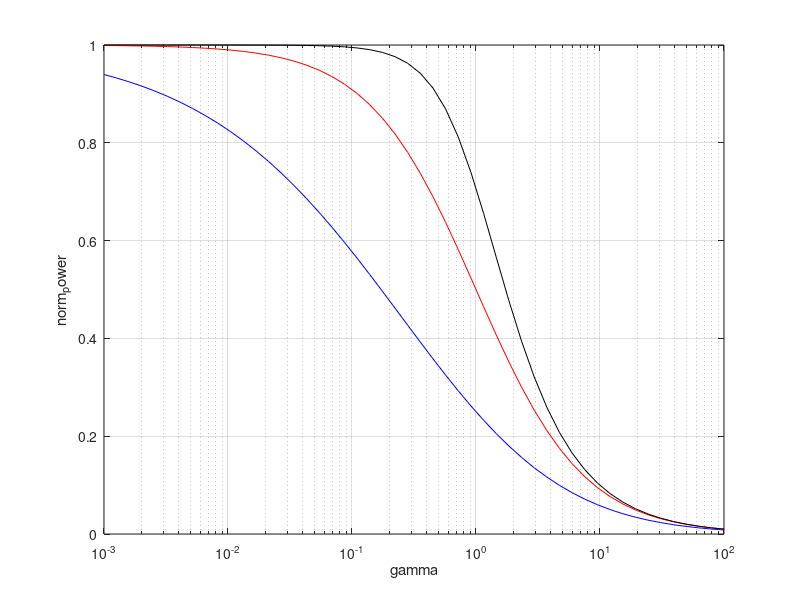

The MATLAB source for this figure: (Note: this script raises an error after producing the figure.)
function plot_norm_power

% plot_norm_power.m
% Jeremy Barnes, 26/8/1999
% $Id$

% This generates a plot of the "normalising power" (see page 135 of my
% notebook) for different values of p.

gamma = logspace(-3, 2);

all_p = [0.5 1.0 2.0];
all_colors = 'brk';

figure(1);  clf;

for i=1:length(all_p)
   p = all_p(i);
   color = all_colors(i);
   
   norm_power = calc_norm_power(gamma, p);
   
   semilogx(gamma, norm_power, [color '-']);  hold on;
end

xlabel('gamma');
ylabel('norm_power');
grid on;
legend('p=0.5', 'p=1.0', 'p=2.0', 0);
   
   


function norm_power = calc_norm_power(gamma, p)

norm_power = 1 ./ (1 + gamma.^p).^(1/p);

